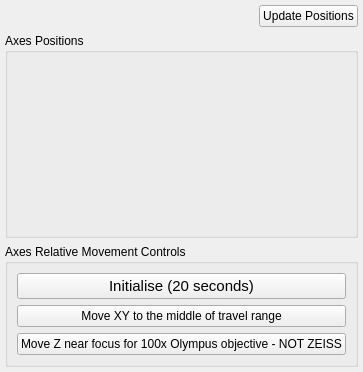
<?xml version="1.0" encoding="UTF-8"?>
<ui version="4.0">
 <class>Stage</class>
 <widget class="QWidget" name="Stage">
  <property name="geometry">
   <rect>
    <x>0</x>
    <y>0</y>
    <width>349</width>
    <height>372</height>
   </rect>
  </property>
  <property name="windowTitle">
   <string>Form</string>
  </property>
  <layout class="QVBoxLayout" name="verticalLayout">
   <property name="spacing">
    <number>6</number>
   </property>
   <property name="leftMargin">
    <number>5</number>
   </property>
   <property name="topMargin">
    <number>5</number>
   </property>
   <property name="rightMargin">
    <number>5</number>
   </property>
   <property name="bottomMargin">
    <number>5</number>
   </property>
   <item>
    <layout class="QHBoxLayout" name="horizontalLayout">
     <property name="sizeConstraint">
      <enum>QLayout::SetDefaultConstraint</enum>
     </property>
     <item>
      <spacer name="horizontalSpacer">
       <property name="orientation">
        <enum>Qt::Horizontal</enum>
       </property>
       <property name="sizeHint" stdset="0">
        <size>
         <width>40</width>
         <height>0</height>
        </size>
       </property>
      </spacer>
     </item>
     <item>
      <widget class="QPushButton" name="update_pos_button">
       <property name="sizePolicy">
        <sizepolicy hsizetype="Fixed" vsizetype="Fixed">
         <horstretch>0</horstretch>
         <verstretch>0</verstretch>
        </sizepolicy>
       </property>
       <property name="text">
        <string>Update Positions</string>
       </property>
      </widget>
     </item>
    </layout>
   </item>
   <item>
    <widget class="QGroupBox" name="info_group">
     <property name="sizePolicy">
      <sizepolicy hsizetype="Preferred" vsizetype="Preferred">
       <horstretch>0</horstretch>
       <verstretch>0</verstretch>
      </sizepolicy>
     </property>
     <property name="title">
      <string>Axes Positions</string>
     </property>
     <layout class="QGridLayout" name="info_layout"/>
    </widget>
   </item>
   <item>
    <widget class="QGroupBox" name="axes_group">
     <property name="sizePolicy">
      <sizepolicy hsizetype="Preferred" vsizetype="Fixed">
       <horstretch>0</horstretch>
       <verstretch>0</verstretch>
      </sizepolicy>
     </property>
     <property name="minimumSize">
      <size>
       <width>0</width>
       <height>0</height>
      </size>
     </property>
     <property name="title">
      <string>Axes Relative Movement Controls</string>
     </property>
     <layout class="QGridLayout" name="axes_layout">
      <item row="0" column="0">
       <layout class="QVBoxLayout" name="verticalLayout_2">
        <item>
         <widget class="QPushButton" name="initialise_button">
          <property name="font">
           <font>
            <pointsize>11</pointsize>
           </font>
          </property>
          <property name="text">
           <string>Initialise (20 seconds)</string>
          </property>
         </widget>
        </item>
        <item>
         <widget class="QPushButton" name="xy_middle_button">
          <property name="text">
           <string>Move XY to the middle of travel range</string>
          </property>
         </widget>
        </item>
        <item>
         <widget class="QPushButton" name="z_focus_button">
          <property name="text">
           <string>Move Z near focus for 100x Olympus objective - NOT ZEISS</string>
          </property>
         </widget>
        </item>
       </layout>
      </item>
     </layout>
    </widget>
   </item>
  </layout>
 </widget>
 <resources/>
 <connections/>
</ui>
